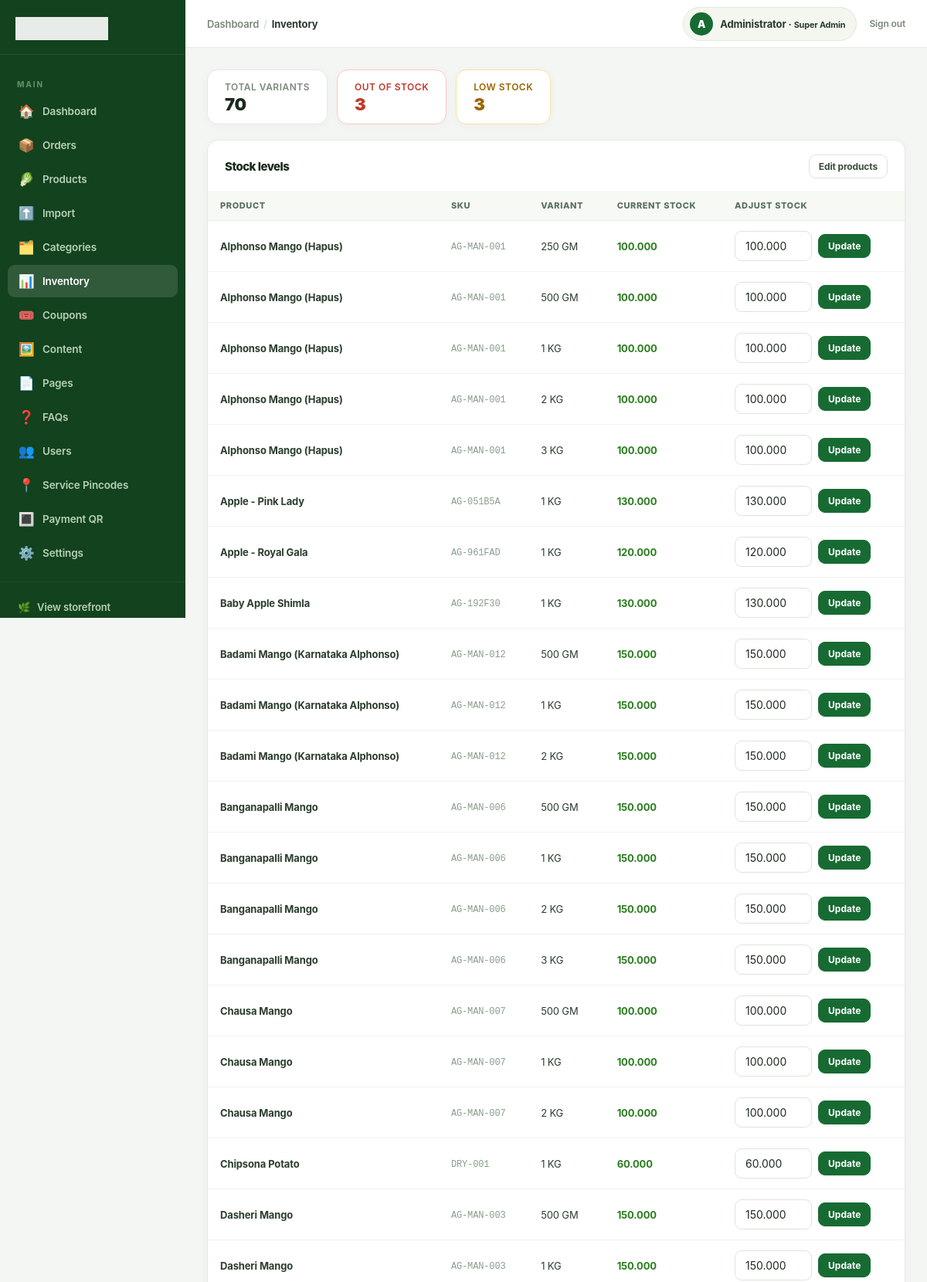
The page /admin/inventory.php (signed in, upper part) on the database its author committed.
### tables this page shows
CREATE TABLE `users` (
  `id` bigint(20) UNSIGNED NOT NULL,
  `name` varchar(120) NOT NULL,
  `first_name` varchar(80) DEFAULT NULL,
  `last_name` varchar(80) DEFAULT NULL,
  `email` varchar(190) DEFAULT NULL,
  `phone` varchar(20) DEFAULT NULL,
  `avatar` varchar(500) DEFAULT NULL,
  `password_hash` varchar(255) DEFAULT NULL,
  `provider` enum('local','google','facebook') NOT NULL DEFAULT 'local',
  `provider_id` varchar(190) DEFAULT NULL,
  `role_slug` varchar(80) NOT NULL DEFAULT 'customer',
  `points` int(10) UNSIGNED NOT NULL DEFAULT 0,
  `wallet_balance` decimal(10,2) NOT NULL DEFAULT 0.00,
  `remember_token_hash` varchar(255) DEFAULT NULL,
  `referral_code` varchar(32) DEFAULT NULL,
  `referred_by` bigint(20) UNSIGNED DEFAULT NULL,
  `is_active` tinyint(1) NOT NULL DEFAULT 1,
  `remarks` text DEFAULT NULL,
  `created_at` timestamp NOT NULL DEFAULT current_timestamp(),
  `updated_at` timestamp NOT NULL DEFAULT current_timestamp() ON UPDATE current_timestamp()
);

CREATE TABLE `product_variants` (
  `id` bigint(20) UNSIGNED NOT NULL,
  `product_id` bigint(20) UNSIGNED NOT NULL,
  `label` varchar(60) NOT NULL,
  `unit_type` enum('g','kg','pc') NOT NULL DEFAULT 'g',
  `quantity` decimal(10,3) NOT NULL DEFAULT 1.000,
  `mrp` decimal(10,2) NOT NULL,
  `price` decimal(10,2) NOT NULL,
  `stock` decimal(12,3) NOT NULL DEFAULT 0.000,
  `image` varchar(255) DEFAULT NULL,
  `is_default` tinyint(1) DEFAULT 0
);

CREATE TABLE `products` (
  `id` bigint(20) UNSIGNED NOT NULL,
  `category_id` int(10) UNSIGNED NOT NULL,
  `name` varchar(180) NOT NULL,
  `slug` varchar(200) NOT NULL,
  `sku` varchar(80) NOT NULL,
  `description` text DEFAULT NULL,
  `brand` varchar(120) DEFAULT NULL,
  `search_terms` text DEFAULT NULL,
  `image` varchar(255) DEFAULT NULL,
  `image_webp` varchar(255) DEFAULT NULL,
  `image_alt` varchar(255) DEFAULT NULL,
  `mrp` decimal(10,2) DEFAULT 0.00,
  `price` decimal(10,2) DEFAULT 0.00,
  `stock` decimal(12,3) DEFAULT 0.000,
  `low_stock_threshold` decimal(12,3) NOT NULL DEFAULT 5.000,
  `is_featured` tinyint(1) DEFAULT 0,
  `is_active` tinyint(1) DEFAULT 1,
  `meta_title` varchar(180) DEFAULT NULL,
  `meta_description` varchar(320) DEFAULT NULL,
  `meta_keywords` varchar(500) DEFAULT NULL,
  `created_at` timestamp NOT NULL DEFAULT current_timestamp(),
  `updated_at` timestamp NOT NULL DEFAULT current_timestamp() ON UPDATE current_timestamp()
);

### config/config.php (called while the page is built, shortened)
<?php
function e(?string $v):string{return htmlspecialchars($v??'',ENT_QUOTES,'UTF-8');}
function url(string $p=''):string{return BASE_URL.ltrim($p,'/');}
function user_can(PDO $pdo,string $permission):bool{if(empty($_SESSION['role']))return false;$role=$_SESSION['role'];$s=$pdo->prepare('SELECT can_manage_users,can_manage_catalog,can_manage_orders,can_manage_settings,can_manage_content FROM roles WHERE slug=?');$s->execute([$role]);$r=$s->fetch();if(!$r)return false;switch($permission){case 'users': return (bool)$r['can_manage_users']; case 'catalog': return (bool)$r['can_manage_catalog']; case 'orders': return (bool)$r['can_manage_orders']; case 'settings': return (bool)$r['can_manage_settings']; case 'content': return (bool)$r['can_manage_content']; default: return false;}}

### admin/inventory.php (the view, shortened to what this page needs)
<?php
$pdo = db();
if (!user_can($pdo, 'catalog')) redirect('admin/');
$rows = $pdo->query(
    'SELECT v.*, p.name, p.sku, p.low_stock_threshold
     FROM product_variants v
     JOIN products p ON p.id=v.product_id
     ORDER BY p.name, v.id'
)->fetchAll();
$outCount  = count(array_filter($rows, fn($r) => (float)$r['stock'] <= 0));
$lowCount  = count(array_filter($rows, fn($r) => (float)$r['stock'] > 0 && (float)$r['stock'] <= (float)($r['low_stock_threshold'] ?? 5)));
$adminSection = 'inventory';
$adminCrumbs  = [['label'=>'Inventory']];
include __DIR__.'/../includes/admin-header.php';
?>
<div style="display:flex;gap:12px;margin-bottom:20px;flex-wrap:wrap;">
  <div class="ap-stat" style="flex:0 0 auto;padding:14px 22px;gap:4px;">
    <div class="ap-stat-label">Total variants</div>
    <div class="ap-stat-value" style="font-size:22px;"><?= count($rows) ?></div>
  </div>
  <div class="ap-stat" style="flex:0 0 auto;padding:14px 22px;gap:4px;border-color:#ffc6c2;">
    <div class="ap-stat-label" style="color:#c0392b;">Out of stock</div>
    <div class="ap-stat-value" style="font-size:22px;color:#c0392b;"><?= $outCount ?></div>
  </div>
  <div class="ap-stat" style="flex:0 0 auto;padding:14px 22px;gap:4px;border-color:#ffe0a0;">
    <div class="ap-stat-label" style="color:#9a6400;">Low stock</div>
    <div class="ap-stat-value" style="font-size:22px;color:#9a6400;"><?= $lowCount ?></div>
  </div>
</div>
<div class="ap-card">
  <div class="ap-card-header">
    <h2 class="ap-card-title">Stock levels</h2>
    <a class="ap-btn ap-btn-sm" href="<?= url('admin/products.php') ?>">Edit products</a>
  </div>
  <div class="ap-card-body no-pad">
    <div class="ap-table-wrap">
      <table class="ap-table">
        <thead>
          <tr>
            <th>Product</th>
            <th>SKU</th>
            <th>Variant</th>
            <th>Current stock</th>
            <th>Adjust stock</th>
          </tr>
        </thead>
        <tbody>
          <?php foreach ($rows as $r):
            $isOut = (float)$r['stock'] <= 0;
            $isLow = !$isOut && (float)$r['stock'] <= (float)($r['low_stock_threshold'] ?? 5);
          ?>
          <tr>
            <td><b><?= e($r['name']) ?></b></td>
            <td><small style="font-family:monospace;"><?= e($r['sku']) ?></small></td>
            <td><?= e($r['label']) ?></td>
            <td>
              <?php if ($isOut): ?>
                <span class="ap-badge ap-badge-red">Out of stock</span>
              <?php elseif ($isLow): ?>
                <span class="ap-badge ap-badge-amber"><?= $r['stock'] ?> (low)</span>
              <?php else: ?>
                <span style="font-weight:700;color:#2a7d1e;"><?= $r['stock'] ?></span>
              <?php endif; ?>
            </td>
            <td>
              <form class="ap-inline" method="post">
                <input class="ap-input" name="stock" type="number" step="0.001" min="0"
                       value="<?= $r['stock'] ?>" style="width:110px;">
                <button class="ap-btn ap-btn-sm ap-btn-primary">Update</button>
              </form>
            </td>
          </tr>
          <?php endforeach; ?>
        </tbody>
      </table>
    </div>
  </div>
</div>
<?php include __DIR__.'/../includes/admin-footer.php'; ?>

### includes/admin-header.php (shortened to what this page needs)
<?php
$adminTitle   = $adminTitle   ?? 'Admin';
$adminSection = $adminSection ?? '';
$adminCrumbs  = $adminCrumbs  ?? [];
$_au = null;
if (is_logged_in()) {
    $_s = $pdo->prepare('SELECT first_name, last_name, role_slug FROM users WHERE id = ? LIMIT 1');
    $_s->execute([user_id()]);
    $_au = $_s->fetch();
}
$_auName  = trim(($_au['first_name'] ?? '') . ' ' . ($_au['last_name'] ?? '')) ?: 'Admin';
$_auRole  = ucwords(str_replace('_', ' ', $_au['role_slug'] ?? 'admin'));
$_auInit  = strtoupper(mb_substr($_auName, 0, 1));
$_navItems = [
    ['dashboard', '🏠', 'Dashboard',  url('admin/'),                 null],
    ['orders',    '📦', 'Orders',     url('admin/orders.php'),       'orders'],
    ['products',  '🥬', 'Products',   url('admin/products.php'),     'catalog'],
    ['import',    '⬆️', 'Import',     url('admin/import.php'),       'catalog'],
    ['categories','🗂️',  'Categories', url('admin/categories.php'),  'catalog'],
    ['inventory', '📊', 'Inventory',  url('admin/inventory.php'),    'catalog'],
    ['coupons',   '🎟️',  'Coupons',   url('admin/coupons.php'),      'settings'],
    ['content',   '🖼️',  'Content',   url('admin/content.php'),      'content'],
    ['pages',     '📄', 'Pages',      url('admin/pages.php'),        'content'],
    ['faqs',      '❓', 'FAQs',       url('admin/faqs.php'),         'content'],
    ['users',     '👥', 'Users',      url('admin/users.php'),        'users'],
    ['pincodes',  '📍', 'Service Pincodes', url('admin/pincodes.php'), 'settings'],
    ['qr',        '🔳', 'Payment QR', url('admin/qr.php'),           'settings'],
    ['settings',  '⚙️',  'Settings',  url('admin/settings.php'),    'settings'],
];
?>
<!doctype html>
<html lang="en">
<head>
  <link rel="stylesheet" href="<?= url('assets/css/style.css') ?>?v=<?= time() ?>">
</head>
<body class="admin-body">
<div class="admin-shell">
  <aside class="admin-sidebar" id="adminSidebar">
    <div class="admin-brand">
      <img src="<?= url('assets/logo.png') ?>" alt="<?= e(APP_NAME) ?>">
    </div>
    <nav class="admin-nav">
      <div class="admin-nav-section">Main</div>
      <?php foreach ($_navItems as [$key, $icon, $label, $href, $perm]): ?>
        <a href="<?= e($href) ?>" class="<?= $adminSection === $key ? 'active' : '' ?>">
          <span class="nav-icon"><?= $icon ?></span>
          <?= e($label) ?>
        </a>
      <?php endforeach; ?>
    </nav>
    <div class="admin-sidebar-footer">
      <a href="<?= url() ?>" target="_blank">
        <span class="nav-icon">🌿</span> View storefront
      </a>
    </div>
  </aside>
  <div class="admin-main">
    <header class="admin-topbar">
      <div class="admin-topbar-left">
        <?php if ($adminCrumbs): ?>
          <nav class="admin-breadcrumb" aria-label="Breadcrumb">
            <a href="<?= url('admin/') ?>">Dashboard</a>
            <?php foreach ($adminCrumbs as $_crumb): ?>
              <span class="sep">/</span>
              <?php if (!empty($_crumb['url'])): ?>
                <a href="<?= e($_crumb['url']) ?>"><?= e($_crumb['label']) ?></a>
              <?php else: ?>
                <span class="current"><?= e($_crumb['label']) ?></span>
              <?php endif; ?>
            <?php endforeach; ?>
          </nav>
        <?php else: ?>
          <nav class="admin-breadcrumb">
            <span class="current"><?= e($adminTitle) ?></span>
          </nav>
        <?php endif; ?>
      </div>
      <div class="admin-topbar-right">
        <div class="admin-user-pill">
          <div class="admin-avatar"><?= e($_auInit) ?></div>
          <span><?= e($_auName) ?> &middot; <small><?= e($_auRole) ?></small></span>
        </div>
        <a href="<?= url('admin/logout.php') ?>">Sign out</a>
      </div>
    </header>
    <div class="admin-content">

### rows shown on the page
users: _auInit "A", first_name "Administrator", role_slug "Super Admin"
product_variants: product.name "Alphonso Mango (Hapus)", product.sku "AG-MAN-001", label "250 GM", stock "100.000"
product_variants: product.name "Alphonso Mango (Hapus)", product.sku "AG-MAN-001", label "500 GM", stock "100.000"
product_variants: product.name "Alphonso Mango (Hapus)", product.sku "AG-MAN-001", label "1 KG", stock "100.000"
product_variants: product.name "Alphonso Mango (Hapus)", product.sku "AG-MAN-001", label "2 KG", stock "100.000"
product_variants: product.name "Alphonso Mango (Hapus)", product.sku "AG-MAN-001", label "3 KG", stock "100.000"
product_variants: product.name "Apple - Pink Lady", product.sku "AG-051B5A", label "1 KG", stock "130.000"
product_variants: product.name "Apple - Royal Gala", product.sku "AG-961FAD", label "1 KG", stock "120.000"
product_variants: product.name "Baby Apple Shimla", product.sku "AG-192F30", label "1 KG", stock "130.000"
product_variants: product.name "Badami Mango (Karnataka Alphonso)", product.sku "AG-MAN-012", label "500 GM", stock "150.000"
product_variants: product.name "Badami Mango (Karnataka Alphonso)", product.sku "AG-MAN-012", label "1 KG", stock "150.000"
product_variants: product.name "Badami Mango (Karnataka Alphonso)", product.sku "AG-MAN-012", label "2 KG", stock "150.000"
product_variants: product.name "Banganapalli Mango", product.sku "AG-MAN-006", label "500 GM", stock "150.000"
product_variants: product.name "Banganapalli Mango", product.sku "AG-MAN-006", label "1 KG", stock "150.000"
product_variants: product.name "Banganapalli Mango", product.sku "AG-MAN-006", label "2 KG", stock "150.000"
product_variants: product.name "Banganapalli Mango", product.sku "AG-MAN-006", label "3 KG", stock "150.000"
product_variants: product.name "Chausa Mango", product.sku "AG-MAN-007", label "500 GM", stock "100.000"
product_variants: product.name "Chausa Mango", product.sku "AG-MAN-007", label "1 KG", stock "100.000"
product_variants: product.name "Chausa Mango", product.sku "AG-MAN-007", label "2 KG", stock "100.000"
product_variants: product.name "Chipsona Potato", product.sku "DRY-001", label "1 KG", stock "60.000"
product_variants: product.name "Dasheri Mango", product.sku "AG-MAN-003", label "500 GM", stock "150.000"
product_variants: product.name "Dasheri Mango", product.sku "AG-MAN-003", label "1 KG", stock "150.000"

### other values the page prints
$icon "🏠"
$label "Dashboard"
$icon "📦"
$label "Orders"
$icon "🥬"
$label "Products"
$icon "⬆️"
$label "Import"
$icon "🗂️"
$label "Categories"
$icon "📊"
$label "Inventory"
$icon "🎟️"
$label "Coupons"
$icon "🖼️"
